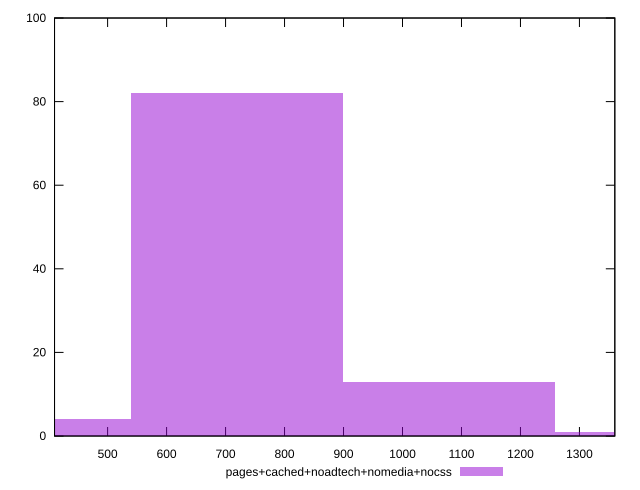

Write gnuplot code to recreate this figure.
reset

$pagesCachedNoadtechNomediaNocss <<EOF
1079.3199971316712 13
719.5466647544474 82
359.7733323772237 4
1439.0933295088948 1
EOF

set key outside below
set boxwidth 359.7733323772237
set xrange [410:1360]
set yrange [0:100]
set trange [0:100]
set style fill transparent solid 0.5 noborder
set terminal svg size 640, 490 enhanced background rgb 'white'
set output "report_00015_2021-02-09T16-11-33.973Z/uses-http2/comparison/histogram/4_vs_5.svg"

plot $pagesCachedNoadtechNomediaNocss title "pages+cached+noadtech+nomedia+nocss" with boxes

reset
